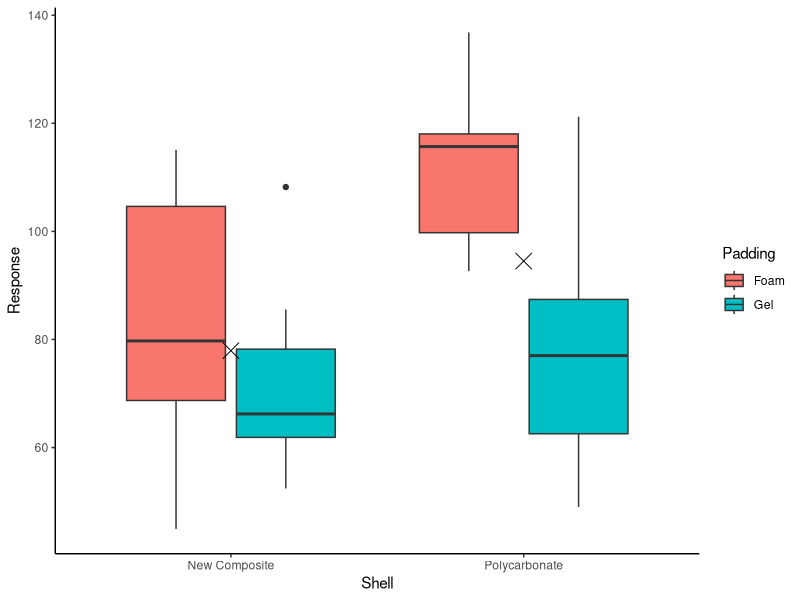
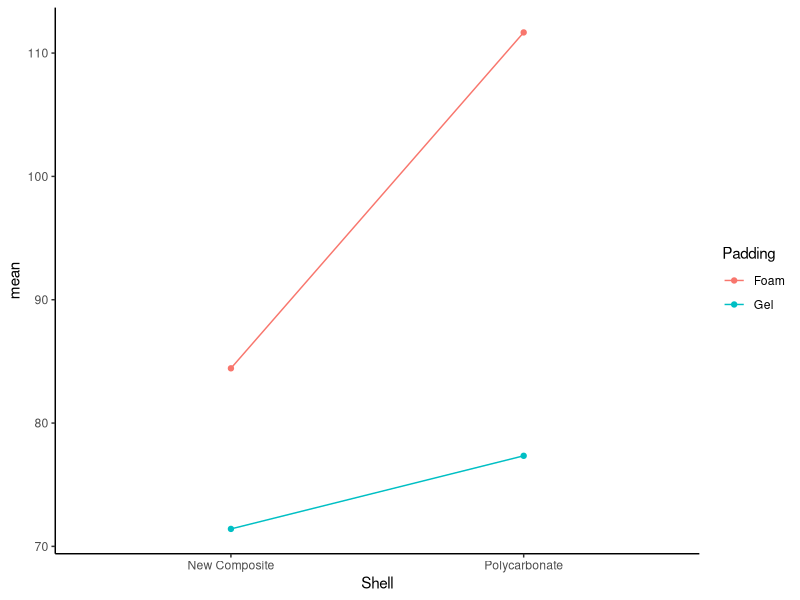
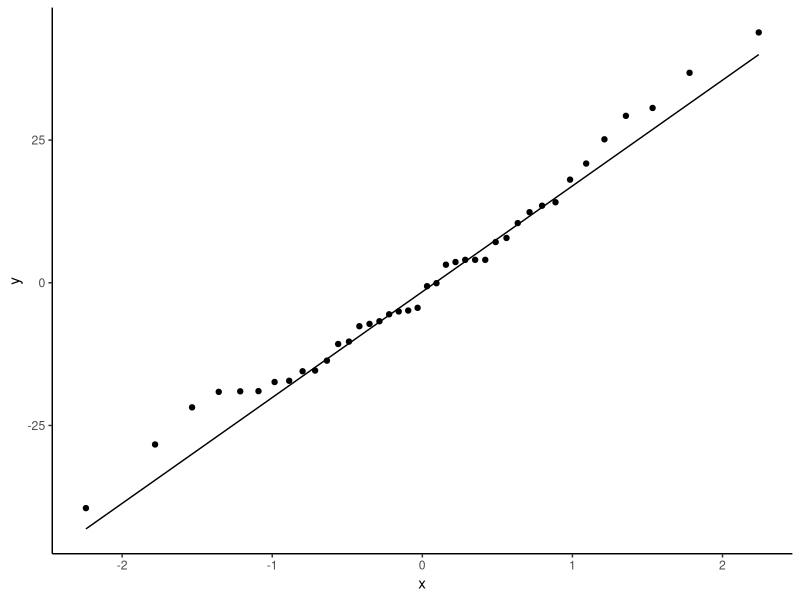
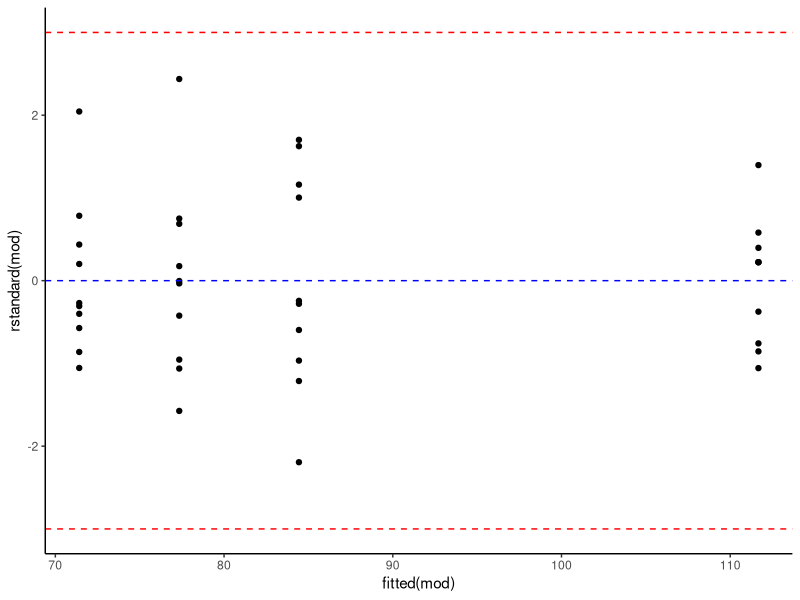

Write the R code that produced these figures, in order.
## STAT 7220 Factorial Designs Code ##

library(tidyverse)
library(readxl)
library(rstatix)

## Read in the Data ##

helmet <- read_excel("Football Helmet.xlsx")

helmet |>
  glimpse()

## Perform Descriptive Analysis ##

helmet |>
  group_by(Shell) |>
  get_summary_stats(Response,type='mean_sd') |>
  select(Shell,mean,sd)

## So we can see that the polycarbonate helmets experience a greater 
## force than the new composite helmets. ##

helmet |>
  group_by(Padding) |>
  get_summary_stats(Response,type='mean_sd') |>
  select(Padding,mean,sd)

## Helmets with the gel padding experience a substantially lesser 
## force than the helmets with the foam padding. ##

helmet |>
  group_by(Shell,Padding) |>
  get_summary_stats(Response,type='mean_sd') |>
  select(Shell,Padding,mean,sd)

## Observing the interactions, we can see that the polycarbonate
## helmets generally experience the greatest force but the 
## gel padding does reduce the force experienced for both shell
## types. ##

## Let's look at a boxplot to visualize the data. ##

helmet |>
  ggplot(aes(x=Shell)) +
  geom_boxplot(aes(y=Response,fill=Padding)) +
  geom_point(data = helmet |>
               group_by(Shell) |>
               get_summary_stats(Response,type='mean_sd'),
             aes(x=Shell,y=mean),shape=4,size=5) +
  theme_classic()

## Obviously, the polycarbonate helmets experience a greater
## in particular when the foam padding is used. Contextually,
## we would hypothesize at the very least that the gel padding
## will reduce the force experienced. ##

## Let's visualize the interaction effect to better interpret
## its possible effect on the experiment ##

helmet |>
  group_by(Shell,Padding) |>
  get_summary_stats(Response,type='mean_sd') |>
  ggplot(aes(x=Shell,y=mean,group=Padding,color=Padding)) +
  geom_point() +
  geom_line() +
  theme_classic() 

## If we have no interaction effect, the lines would be parallel.
## However, we can see that the lines are not parallel, indicating
## that there is a non-zero interaction. Practically, we can see
## that the decrease in mean force experienced is greater for
## foam padding (moving from polycarbonate to new composite) than
## for gel padding. ##

## Perform ANOVA ##

mod <- aov(Response ~ Shell*Padding,data=helmet)

## Evaluate Normality Assumption ##

## QQ-Plot ##

helmet |>
  ggplot(aes(sample=resid(mod))) +
  geom_qq() +
  geom_qq_line() +
  theme_classic()

## Doesn't look too bad! Let's now check SW Test ##

mod |>
  resid() |>
  shapiro_test()

## Since p > 0.05, this indicates the data more strongly
## support the null hypothesis that the data is normally
## distributed. ##

## Check Constant Variance ##

helmet |>
  ggplot(aes(x=fitted(mod),y=rstandard(mod))) +
  geom_point() +
  geom_hline(yintercept=0,linetype='dashed',color='blue') +
  geom_hline(yintercept=3,linetype='dashed',color='red') +
  geom_hline(yintercept=-3,linetype='dashed',color='red') +
  theme_classic()

## The heights of the points are relatively constant, so we can
## assume that the data has constant variance. Let's check BP
## test ##

library(lmtest)

mod |>
  bptest()

## Since p > 0.05, this indicates that the data more strongly
## supports the null hypothesis that the data has constant variance. ##

## Now, we can move into the ANOVA table ##

library(broom)

mod |>
  tidy()

## First, examining our interaction effect, we can see that it is
## not statistically significant at the 0.05 level. This means, 
## even though we see some relationship between shell type and 
## padding as it relates to force experienced, the interaction
## is not statistically meaningful. ##

## Now, let's look at the main effects. Both are statistically
## significant at the 0.05 level. This means that the shell type
## and padding type have a statistically significant effect on
## the force experienced. ##

## Since we only have two levels for each of the treatment effects,
## we don't necessarily have to perform post-hoc tests. However,
## we can still perform them for the sake of completeness. ##

## Tukey's PostHoc Test ##

TukeyHSD(mod) |>
  tidy() |>
  filter(term %in% c("Shell","Padding")) |>
  select(term,contrast,estimate,adj.p.value)